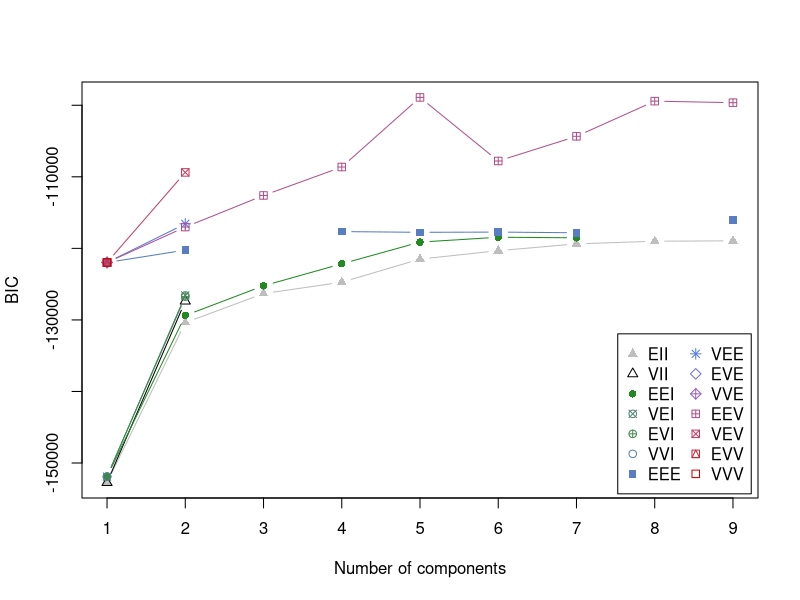
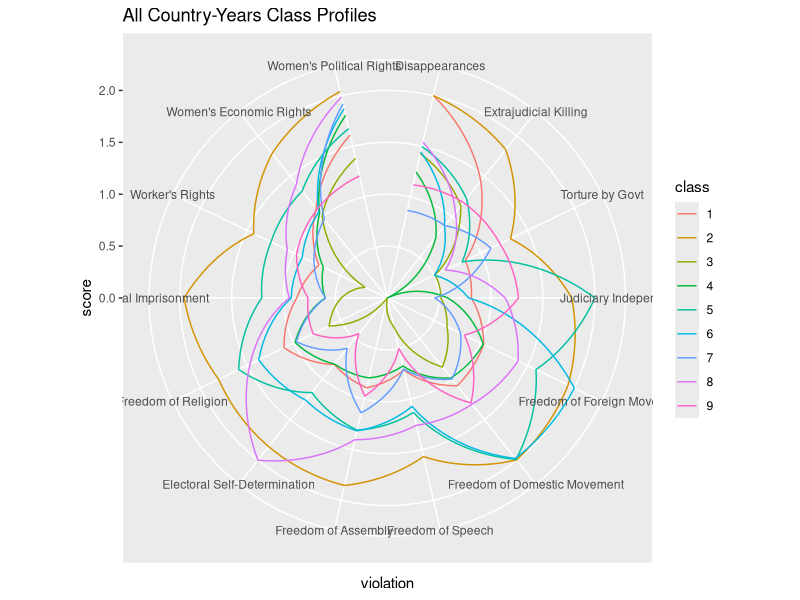
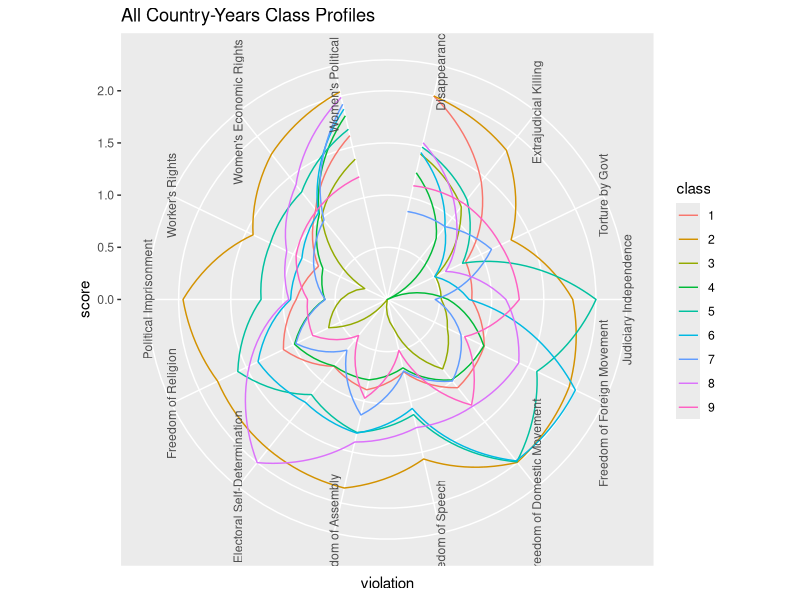
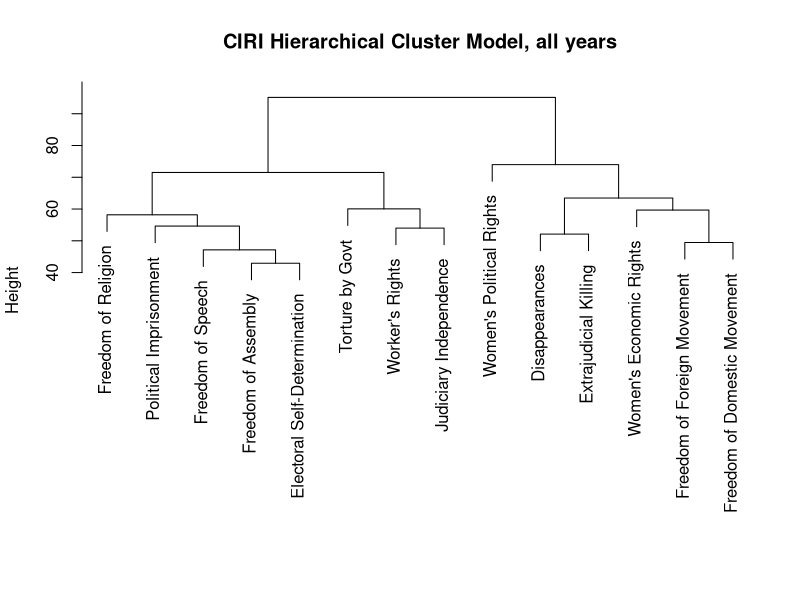

The R script that drew these images, in order:
# Gaussian Mixture Model on CIRI data (cluster model)

library(tidyverse)
library(mclust)

# Read in data, get rid of weird codings
# The -777 should probably be kept at some point, though,
# since it indicates government collapse.
ciri = read_csv("../data/CIRI_Data_1981_2011.csv", 
                na=c("-66", "-77", "-999"))

# Remove some country codes, old measures, and indices
ciri_all = ciri %>% 
  select(-CIRI, -COW, 
         -UNREG, -UNSUBREG, -PHYSINT,
         -NEW_EMPINX, 
         #-CTRY, -YEAR, -UNCTRY, 
         -POLITY, -OLD_RELFRE, -OLD_EMPINX, -OLD_MOVE, -WOSOC)
ciri_all = as.data.frame(ciri_all)

# This might be problematic: many countries will be systematically left out.
ciri_all = na.omit(ciri_all)

colnames(ciri_all) = c("Country", "Year", "UNCountry", "Disappearances", "Extrajudicial Killing",
                       "Political Imprisonment",
                       "Torture by Govt",
                       "Freedom of Assembly",
                       "Freedom of Foreign Movement",
                       "Freedom of Domestic Movement",
                       "Freedom of Speech",
                       "Electoral Self-Determination",
                       "Freedom of Religion",
                       "Worker's Rights",
                       "Women's Economic Rights",
                       "Women's Political Rights",
                       "Judiciary Independence")

# Cluster the countries (don't worry bias in sample for now)
mcbic_all = mclustBIC(ciri_all %>% select(-Country, -Year, -UNCountry))
# Show BIC for different numbers of clusters and different models
plot(mcbic_all)

# Run the best fitting model, by BIC
mc_all = Mclust(ciri_all %>% select(-Country, -Year, -UNCountry))

# To run a specific model, with a specific number of clusters
#mc_all = Mclust(ciri_all, G=5, modelName = "EEV")

table(mc_all$classification)

# Transform for plotting
ciri_class = ciri_all
ciri_class$class = mc_all$classification

ciri_class_long = ciri_class %>%
  select(-Country, -Year, -UNCountry) %>% 
  group_by(class) %>% 
  summarise_all(mean) %>% 
  gather(violation, score, -class) %>% 
  mutate(violation=factor(violation,
                          levels=c("Disappearances",
                                   "Extrajudicial Killing",
                                   
                                   "Torture by Govt",
                                   "Judiciary Independence",
                                   
                                   "Freedom of Foreign Movement",
                                   "Freedom of Domestic Movement",
                                   
                                   "Freedom of Speech",
                                   "Freedom of Assembly",
                                   "Electoral Self-Determination",
                                   "Freedom of Religion",
                                   "Political Imprisonment",
                                   "Worker's Rights",
                                   
                                   "Women's Economic Rights",
                                   "Women's Political Rights"))) %>% 
  mutate(class=factor(class)) 

# Plot Radar Graph
ggplot(data = ciri_class_long, aes(x=violation,y=score,group=class, fill=class, color=class)) +
  geom_line() +
  scale_x_discrete() +
  #facet_wrap(.~class) + # small multiples
  coord_polar() +
  ggtitle("All Country-Years Class Profiles") #+
#theme(axis.text.x=element_text(angle=90,hjust=1,vjust=0.5))

# Line Graph
ggplot(data = ciri_class_long, aes(x=violation,y=score,group=class, fill=class, color=class)) +
  geom_line() +
  scale_x_discrete() +
  coord_polar() +
  ggtitle("All Country-Years Class Profiles") +
  theme(axis.text.x=element_text(angle=90,hjust=1,vjust=0.5))


# What countries are in each group? 
# (The order of groups can shift each time the model is run,
# so the group/class/cluster numbers are meaningless.)
ciri_class %>% filter(Year==2011 & class==3) %>% pull(Country)
ciri_class %>% filter(Year==2011 & class==4) %>% pull(Country)

# Over the years, which groups do each country fall into?
# Count number of years a Country is classified into each group.
ciri_class %>% 
  group_by(Country) %>% 
  count(class) %>% 
  spread(class,n) %>% 
  print(n=Inf)



##############################
# Hierarchical Cluster Model of Violations
##############################
# Transpose the data
tciri = t(ciri_all %>% select(-Country, -Year, -UNCountry))
rownames(tciri) = c("Disappearances", "Extrajudicial Killing",
                    "Political Imprisonment",
                    "Torture by Govt",
                    "Freedom of Assembly",
                    "Freedom of Foreign Movement",
                    "Freedom of Domestic Movement",
                    "Freedom of Speech",
                    "Electoral Self-Determination",
                    "Freedom of Religion",
                    "Worker's Rights",
                    "Women's Economic Rights",
                    "Women's Political Rights",
                    "Judiciary Independence")

# Calculate distance matrix (Euclidean)
dist_all = dist(tciri)

plot(hclust(dist_all),
     xlab="",
     sub="",
     main="CIRI Hierarchical Cluster Model, all years")
